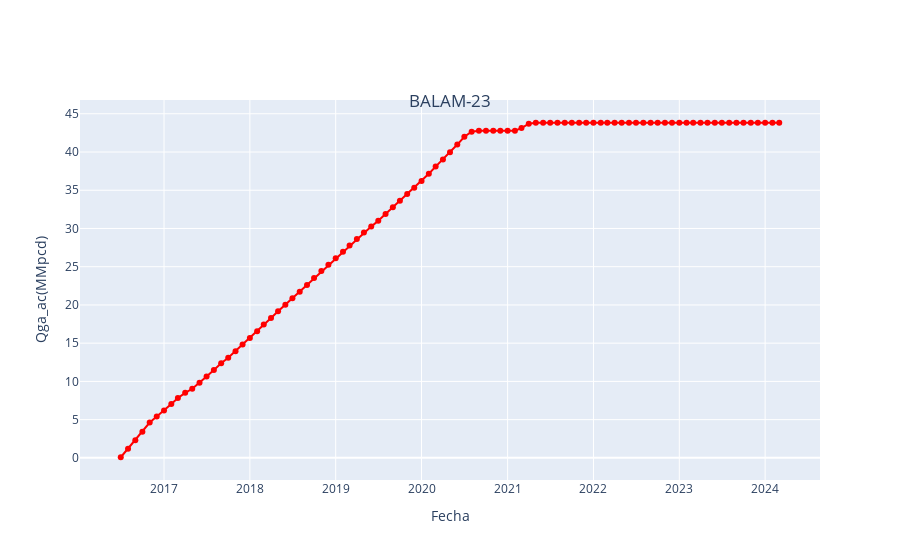

The notebook cell this image was saved under:
### Markdown cell above
### Producción acumulada de gas

### Code cell
plot_gas(tablero_pozo, tablero_pozo["Fecha"], tablero_pozo["Qga_ac(MMpcd)"], pozo)
